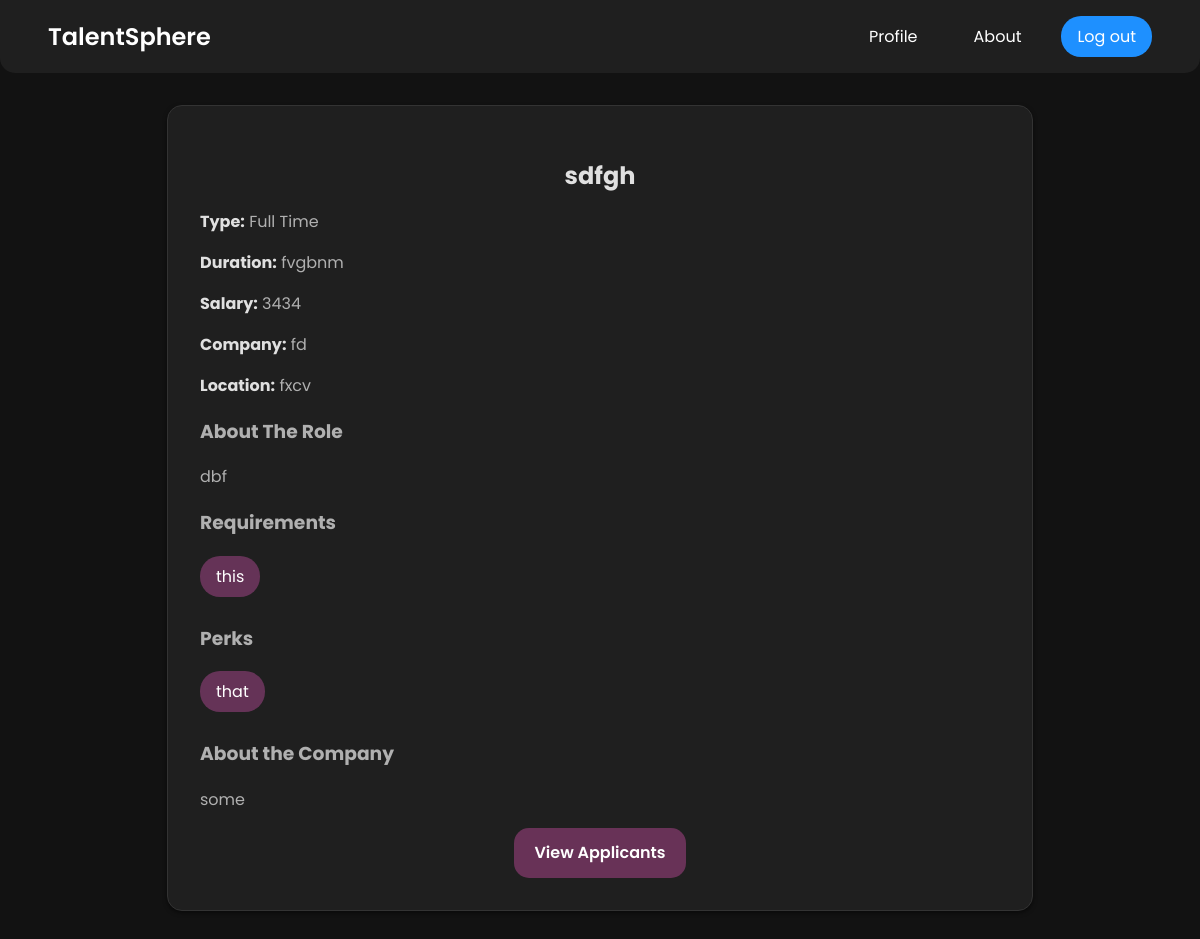
The page /job_details/22/ (signed in) on the database its author committed.
### base/models.py (models this page shows, shortened)
class Job_details(models.Model):
    user = models.ForeignKey(User, on_delete=models.CASCADE, blank=True, null=True)
    title = models.CharField(max_length=200)
    description = models.TextField(null=True, blank=True)
    duration = models.CharField(max_length=100)
    salary = models.CharField(max_length=100)
    location = models.CharField(max_length=200)
    company = models.CharField(max_length=200)
    about_the_role = models.TextField()
    requirements = models.TextField()
    perks = models.TextField()
    about_the_company = models.TextField()
    job_type = models.CharField(max_length=50, choices=[
        ('fulltime', 'Full Time'),
        ('halftime', 'Half Time'),
    ], default='fulltime')
    created = models.DateTimeField(auto_now_add=True)
    applicants = models.TextField(null=True, blank=True)  # Field to store applicants' usernames
    class Meta:
        ordering = ['created']

### base/views.py (the view, shortened to what this page needs)
# urls.py: path('job_details/<int:pk>/', OpeningListDetails.as_view(), name='listings-details'),
class OpeningListDetails(LoginRequiredMixin, SuccessMessageMixin, DetailView):
    model = Job_details
    context_object_name = "opening"
    template_name = 'base/job_details_detail.html'  # Ensure this matches your template path
    success_message = "You have successfully applied for this job."
    def get_context_data(self, **kwargs):
        context = super().get_context_data(**kwargs)
        requirements_text = self.object.requirements
        requirements_list = requirements_text.split(',') if requirements_text else []
        perks_text = self.object.perks
        perks_list = perks_text.split(',') if perks_text else []
        context['requirements_list'] = requirements_list
        context['perks_list'] = perks_list
        user_details = get_object_or_404(User_Details, user=self.request.user)
        context['user_details'] = user_details
        return context

### base/templates/base/job_details_detail.html (shortened to what this page needs)
<!DOCTYPE html>
<html lang="en">
<head>
    <link rel="stylesheet" href="https://cdnjs.cloudflare.com/ajax/libs/font-awesome/6.0.0-beta3/css/all.min.css">
</head>
<body>
    <header>
        <nav class="navbar">
            <div class="logo">
                <a href="{% url 'listings' %}" class="logo-link">TalentSphere</a>
            </div>
            <div class="nav-links">
                <a href="{% url 'user_details' %}" class="nav-item">Profile</a>
                <a href="{% url 'about' %}" class="nav-item">About</a>
                <a href="{% url 'logout' %}" class="nav-item contact-btn">Log out</a>
            </div>
        </nav>
    </header>
    <main>
        <div class="job-details">
            <h2>{{ opening.title }}</h2>
            <p><strong>Type:</strong> {{ opening.get_job_type_display }}</p>
            <p><strong>Duration:</strong> {{ opening.duration }}</p>
            <p><strong>Salary:</strong> {{ opening.salary }}</p>
            <p><strong>Company:</strong> {{ opening.company }}</p>
            <p><strong>Location:</strong> {{ opening.location }}</p>
            <h3>About The Role</h3>
            <p>{{ opening.about_the_role }}</p>
            <h3>Requirements</h3>
            <div>
                {% for requirement in requirements_list %}
                <div class="bubble">{{ requirement }}</div>
                {% endfor %}
            </div>
            <h3>Perks</h3>
            <div>
                {% for perk in perks_list %}
                <div class="bubble">{{ perk }}</div>
                {% endfor %}
            </div>
            <h3>About the Company</h3>
            <p>{{ opening.about_the_company }}</p>
            <div class="cont">
              {% if user_details.user_type == 'employee' %}
                  {% if user.username in opening.applicants %}
                      <button id="applied-btn" type="button" class="btn applied-btn" disabled>Applied!</button>
                  {% else %}
                      <form action="{% url 'apply-now' opening.pk %}" method="post">
                          {% csrf_token %}
                          <button id="apply-btn" type="submit">Apply Now</button>
                      </form>
                  {% endif %}
              {% elif user_details.user_type == 'employer' %}
                  <a href="{% url 'view-applicants' opening.pk %}" class="btn view-applicants-btn">View Applicants</a>
              {% endif %}
          </div>
        </div>
    </main>
</body>
</html>

### rows shown on the page
Job_details: title "sdfgh", job_type "Full Time", duration "fvgbnm", salary "3434", company "fd", location "fxcv", about_the_role "dbf", requirements_list "this", perks_list "that", about_the_company "some"
